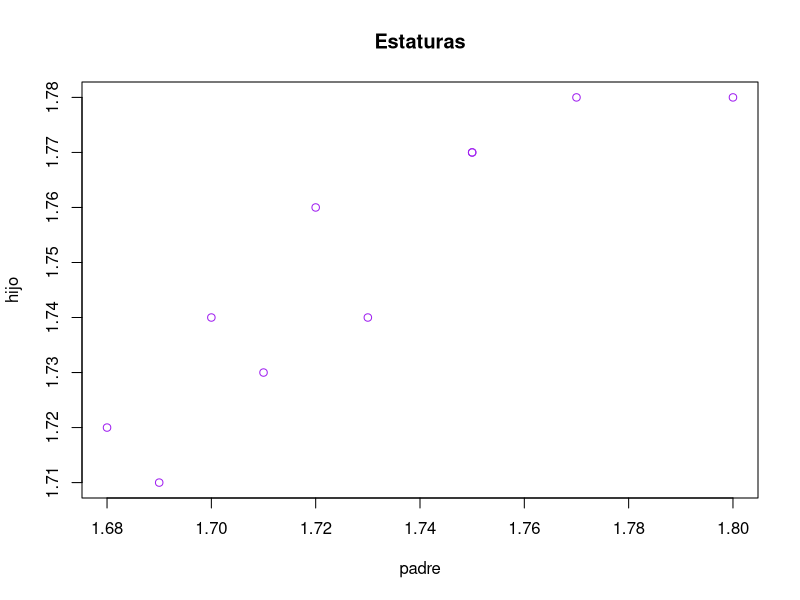
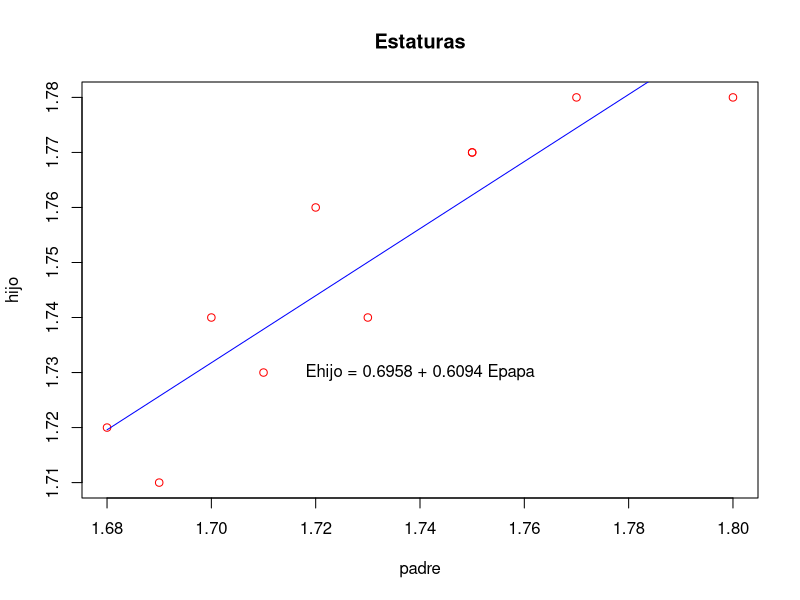

R code for these plots, in order:
## ---- chunk 1
getwd()
setwd("C:/Users/hplax/Desktop/ITESM/SegundoSemestre/Estadistica")
## ---- chunk 2
M = read.csv("estaturas.csv")
head(M, n = 3)
## ---- chunk 3
cor(M)
## ---- chunk 4
cor.test(M$padre, M$hijo)
## ---- chunk 5
plot(M, main = "Estaturas", col = "purple")
## ---- chunk 6
lm( M$hijo ~ M$padre)
## ---- chunk 7
plot (M, main = "Estaturas", col = "red")
x = seq(1.68, 1.80, 0.001)
y = 0.6958 + 0.6094*x
lines(x,y, col="blue")
text(1.74, 1.73, "Ehijo = 0.6958 + 0.6094 Epapa")
